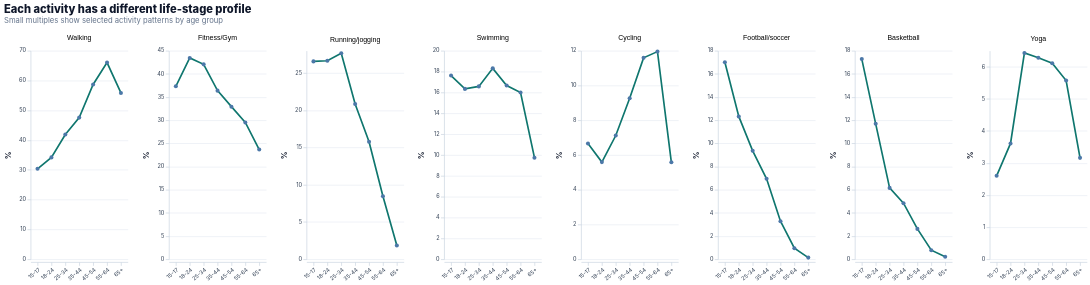

The Vega-Lite source for this figure:
### Vega-Lite specification from a JSON file in a GitHub repository (floating-point values rounded to 4 significant figures)
{"$schema": "https://vega.github.io/schema/vega-lite/v5.json", "background": "transparent", "config": {"view": {"stroke": null}, "axis": {"labelFont": "Inter, Arial, sans-serif", "titleFont": "Inter, Arial, sans-serif", "labelColor": "#334155", "titleColor": "#0f172a", "gridColor": "#e8edf4", "domainColor": "#cbd5e1", "tickColor": "#cbd5e1", "labelFontSize": 11, "titleFontSize": 11, "titlePadding": 10}, "legend": {"labelFont": "Inter, Arial, sans-serif", "titleFont": "Inter, Arial, sans-serif", "orient": "bottom", "labelLimit": 180, "labelFontSize": 10, "titleFontSize": 10, "symbolType": "circle"}, "title": {"font": "Inter, Arial, sans-serif", "fontSize": 16, "fontWeight": 800, "subtitleFont": "Inter, Arial, sans-serif", "subtitleFontSize": 11, "anchor": "start", "color": "#0f172a", "subtitleColor": "#64748b", "offset": 14}, "bar": {"cornerRadiusEnd": 5}, "range": {"category": ["#0f766e", "#2563eb", "#f59e0b", "#db2777", "#8b5cf6", "#14b8a6", "#64748b"]}}, "title": {"text": "Each activity has a different life-stage profile", "subtitle": "Small multiples show selected activity patterns by age group"}, "data": {"values": [{"activity": "Walking", "age_group": "15-17", "age_order": 1, "participation_rate_pct": 30.35}, {"activity": "Walking", "age_group": "18-24", "age_order": 2, "participation_rate_pct": 34.19}, {"activity": "Walking", "age_group": "25-34", "age_order": 3, "participation_rate_pct": 41.86}, {"activity": "Walking", "age_group": "35-44", "age_order": 4, "participation_rate_pct": 47.55}, {"activity": "Walking", "age_group": "45-54", "age_order": 5, "participation_rate_pct": 58.67}, {"activity": "Walking", "age_group": "55-64", "age_order": 6, "participation_rate_pct": 66.03}, {"activity": "Walking", "age_group": "65+", "age_order": 7, "participation_rate_pct": 55.82}, {"activity": "Fitness/Gym", "age_group": "15-17", "age_order": 1, "participation_rate_pct": 37.32}, {"activity": "Fitness/Gym", "age_group": "18-24", "age_order": 2, "participation_rate_pct": 43.44}, {"activity": "Fitness/Gym", "age_group": "25-34", "age_order": 3, "participation_rate_pct": 42.06}, {"activity": "Fitness/Gym", "age_group": "35-44", "age_order": 4, "participation_rate_pct": 36.39}, {"activity": "Fitness/Gym", "age_group": "45-54", "age_order": 5, "participation_rate_pct": 32.93}, {"activity": "Fitness/Gym", "age_group": "55-64", "age_order": 6, "participation_rate_pct": 29.52}, {"activity": "Fitness/Gym", "age_group": "65+", "age_order": 7, "participation_rate_pct": 23.68}, {"activity": "Running/jogging", "age_group": "15-17", "age_order": 1, "participation_rate_pct": 26.57}, {"activity": "Running/jogging", "age_group": "18-24", "age_order": 2, "participation_rate_pct": 26.65}, {"activity": "Running/jogging", "age_group": "25-34", "age_order": 3, "participation_rate_pct": 27.66}, {"activity": "Running/jogging", "age_group": "35-44", "age_order": 4, "participation_rate_pct": 20.85}, {"activity": "Running/jogging", "age_group": "45-54", "age_order": 5, "participation_rate_pct": 15.77}, {"activity": "Running/jogging", "age_group": "55-64", "age_order": 6, "participation_rate_pct": 8.46}, {"activity": "Running/jogging", "age_group": "65+", "age_order": 7, "participation_rate_pct": 1.84}, {"activity": "Swimming", "age_group": "15-17", "age_order": 1, "participation_rate_pct": 17.62}, {"activity": "Swimming", "age_group": "18-24", "age_order": 2, "participation_rate_pct": 16.34}, {"activity": "Swimming", "age_group": "25-34", "age_order": 3, "participation_rate_pct": 16.58}, {"activity": "Swimming", "age_group": "35-44", "age_order": 4, "participation_rate_pct": 18.31}, {"activity": "Swimming", "age_group": "45-54", "age_order": 5, "participation_rate_pct": 16.66}, {"activity": "Swimming", "age_group": "55-64", "age_order": 6, "participation_rate_pct": 15.99}, {"activity": "Swimming", "age_group": "65+", "age_order": 7, "participation_rate_pct": 9.74}, {"activity": "Cycling", "age_group": "15-17", "age_order": 1, "participation_rate_pct": 6.66}, {"activity": "Cycling", "age_group": "18-24", "age_order": 2, "participation_rate_pct": 5.59}, {"activity": "Cycling", "age_group": "25-34", "age_order": 3, "participation_rate_pct": 7.12}, {"activity": "Cycling", "age_group": "35-44", "age_order": 4, "participation_rate_pct": 9.26}, {"activity": "Cycling", "age_group": "45-54", "age_order": 5, "participation_rate_pct": 11.59}, {"activity": "Cycling", "age_group": "55-64", "age_order": 6, "participation_rate_pct": 11.95}, {"activity": "Cycling", "age_group": "65+", "age_order": 7, "participation_rate_pct": 5.58}, {"activity": "Football/soccer", "age_group": "15-17", "age_order": 1, "participation_rate_pct": 17.01}, {"activity": "Football/soccer", "age_group": "18-24", "age_order": 2, "participation_rate_pct": 12.33}, {"activity": "Football/soccer", "age_group": "25-34", "age_order": 3, "participation_rate_pct": 9.36}, {"activity": "Football/soccer", "age_group": "35-44", "age_order": 4, "participation_rate_pct": 6.94}, {"activity": "Football/soccer", "age_group": "45-54", "age_order": 5, "participation_rate_pct": 3.28}, {"activity": "Football/soccer", "age_group": "55-64", "age_order": 6, "participation_rate_pct": 0.95}, {"activity": "Football/soccer", "age_group": "65+", "age_order": 7, "participation_rate_pct": 0.14}, {"activity": "Basketball", "age_group": "15-17", "age_order": 1, "participation_rate_pct": 17.28}, {"activity": "Basketball", "age_group": "18-24", "age_order": 2, "participation_rate_pct": 11.69}, {"activity": "Basketball", "age_group": "25-34", "age_order": 3, "participation_rate_pct": 6.16}, {"activity": "Basketball", "age_group": "35-44", "age_order": 4, "participation_rate_pct": 4.84}, {"activity": "Basketball", "age_group": "45-54", "age_order": 5, "participation_rate_pct": 2.62}, {"activity": "Basketball", "age_group": "55-64", "age_order": 6, "participation_rate_pct": 0.78}, {"activity": "Basketball", "age_group": "65+", "age_order": 7, "participation_rate_pct": 0.21}, {"activity": "Yoga", "age_group": "15-17", "age_order": 1, "participation_rate_pct": 2.6}, {"activity": "Yoga", "age_group": "18-24", "age_order": 2, "participation_rate_pct": 3.61}, {"activity": "Yoga", "age_group": "25-34", "age_order": 3, "participation_rate_pct": 6.43}, {"activity": "Yoga", "age_group": "35-44", "age_order": 4, "participation_rate_pct": 6.28}, {"activity": "Yoga", "age_group": "45-54", "age_order": 5, "participation_rate_pct": 6.11}, {"activity": "Yoga", "age_group": "55-64", "age_order": 6, "participation_rate_pct": 5.57}, {"activity": "Yoga", "age_group": "65+", "age_order": 7, "participation_rate_pct": 3.16}]}, "width": 150, "height": 95, "facet": {"field": "activity", "type": "nominal", "columns": 4, "title": null, "sort": ["Walking", "Fitness/Gym", "Running/jogging", "Swimming", "Cycling", "Football/soccer", "Basketball", "Yoga"]}, "spec": {"mark": {"type": "line", "point": {"size": 34, "filled": true}, "tooltip": true, "color": "#0f766e", "strokeWidth": 2.4}, "encoding": {"x": {"field": "age_group", "type": "ordinal", "sort": ["15-17", "18-24", "25-34", "35-44", "45-54", "55-64", "65+"], "title": null, "axis": {"labelAngle": -40, "labelFontSize": 8}}, "y": {"field": "participation_rate_pct", "type": "quantitative", "title": "%", "axis": {"labelFontSize": 8, "title": "%"}}, "tooltip": [{"field": "activity", "title": "Activity"}, {"field": "age_group", "title": "Age group"}, {"field": "participation_rate_pct", "title": "Participation rate (%)", "format": ".1f"}]}}, "resolve": {"scale": {"y": "independent"}}}
